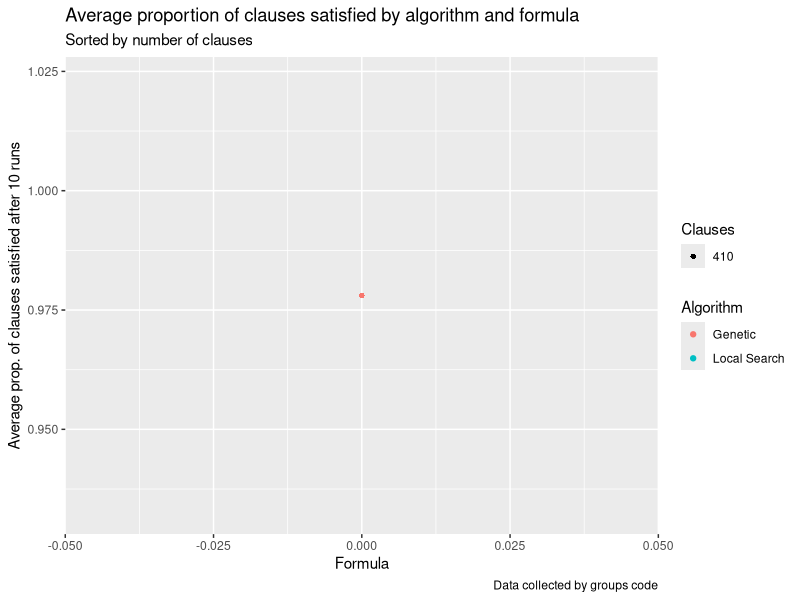
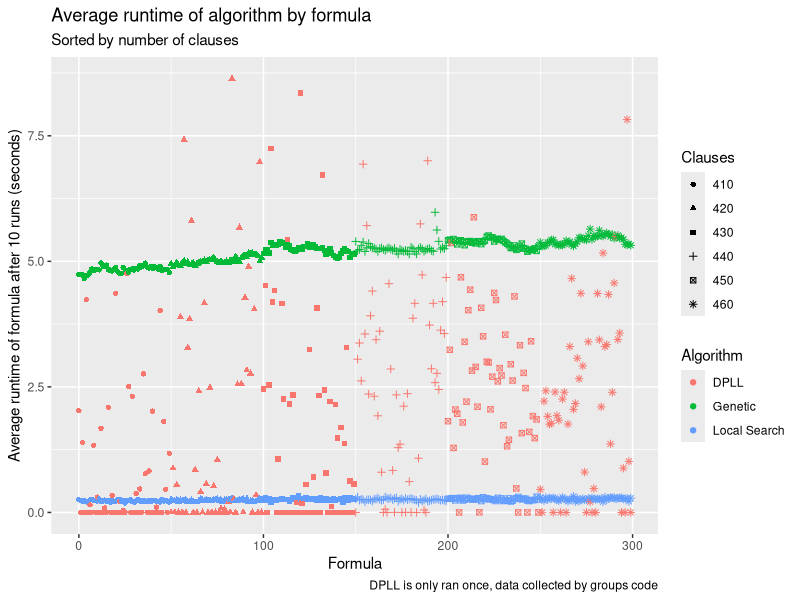

R code for these plots, in order:
## ---- chunk 1
  install.packages("ggplot2")
  install.packages("dplyr")
  library(ggplot2)
  library(dplyr)
  
  dataclauses <- read.csv("results_by_formula.csv")
  dataruntime <- read.csv("Runtime.csv")

## ---- chunk 2

  dataclauses <- dataclauses %>%
  mutate(Clauses = case_when(
    Formula > -1 & Formula < 50 ~ "410",
    Formula > 49 & Formula < 100 ~ "420",
    Formula > 99 & Formula < 150 ~ "430",
    Formula > 149 & Formula < 200 ~ "440",
    Formula > 199 & Formula < 250 ~ "450",
    Formula > 249 & Formula < 300 ~ "460"
  ))

    dataruntime <- dataruntime %>%
  mutate(Clauses = case_when(
    Formula > -1 & Formula < 50 ~ "410",
    Formula > 49 & Formula < 100 ~ "420",
    Formula > 99 & Formula < 150 ~ "430",
    Formula > 149 & Formula < 200 ~ "440",
    Formula > 199 & Formula < 250 ~ "450",
    Formula > 249 & Formula < 300 ~ "460"
  ))

  
  datasatisfied <- dataclauses %>% na.omit() %>% arrange(Clauses)
  datatime <- dataruntime %>% arrange(Clauses)
  
  datasatisfied %>% ggplot(aes(x = Formula, y = Clauses.Prop, col = Algorithm, shape = Clauses)) + geom_point() + labs(title = "Average proportion of clauses satisfied by algorithm and formula", subtitle = "Sorted by number of clauses", x = "Formula", y = "Average prop. of clauses satisfied after 10 runs", caption = "Data collected by groups code")
  
  datatime %>% ggplot(aes(x = Formula, y = Time, col = Algorithm, shape = Clauses)) + geom_point() + labs(title = "Average runtime of algorithm by formula", subtitle = "Sorted by number of clauses", x = "Formula", y = "Average runtime of formula after 10 runs (seconds)", caption = "DPLL is only ran once, data collected by groups code" )

  
  
